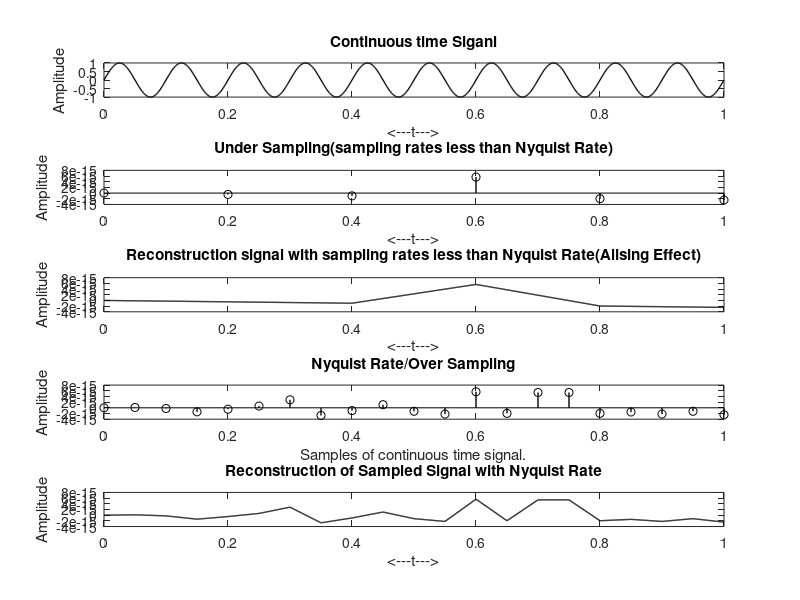

MATLAB code to generate this figure:
clc;
clear all; 
close all;

%%Generate a Continuous time signal with 5Hz Frequency
fm = 10;        %%maximum frequency of message signal
dt = 0.001;
t = 0:dt:1;
x = sin(2*pi*fm*t);
subplot(5,1,1);
plot(t,x,'black','LineWidth',1);
xlabel('<---t--->');
ylabel('Amplitude');
title('Continuous time Siganl');

%%Under Sampling....
fs = 5;   %%Condition of under sampling -----fs<2fm     %%Tu = 0.2
nu = 0:(1/fs):1;
xu = sin(2*pi*fm*nu);
subplot(5,1,2);
stem(nu,xu,'black','LineWidth',1);
xlabel('<---t--->');
ylabel('Amplitude');
title('Under Sampling(sampling rates less than Nyquist Rate)');


%%Reconstruction with sampling rates less than Nyquist Rate....
t2 = linspace(0,max(nu),(max(nu)/dt));
xr = interp1(nu,xu,t2);
subplot(5,1,3);
plot(t2,xr,'black','LineWidth',1);
xlabel('<---t--->');
ylabel('Amplitude');
title('Reconstruction signal with sampling rates less than Nyquist Rate(Alising Effect)');


%%Nyquist Rate or Over Sampling
fs = 20;        %%Condition of over sampling-----fs=2fm
nn = 0:(1/fs):1;       %% Tn = 1/fs = 0.05
xn = sin(2*pi*fm*nn);
subplot(5,1,4);
stem(nn,xn,'black','LineWidth',1);
xlabel('Samples of continuous time signal.');
ylabel('Amplitude');
title('Nyquist Rate/Over Sampling');

%%Reconstruction of Signal
t2 = linspace(0,max(nn),(max(nn)/dt));
xr = interp1(nn,xn,t2);
subplot(5,1,5);
plot(t2,xr,'black','LineWidth',1);
xlabel('<---t--->');
ylabel('Amplitude');
title('Reconstruction of Sampled Signal with Nyquist Rate');


